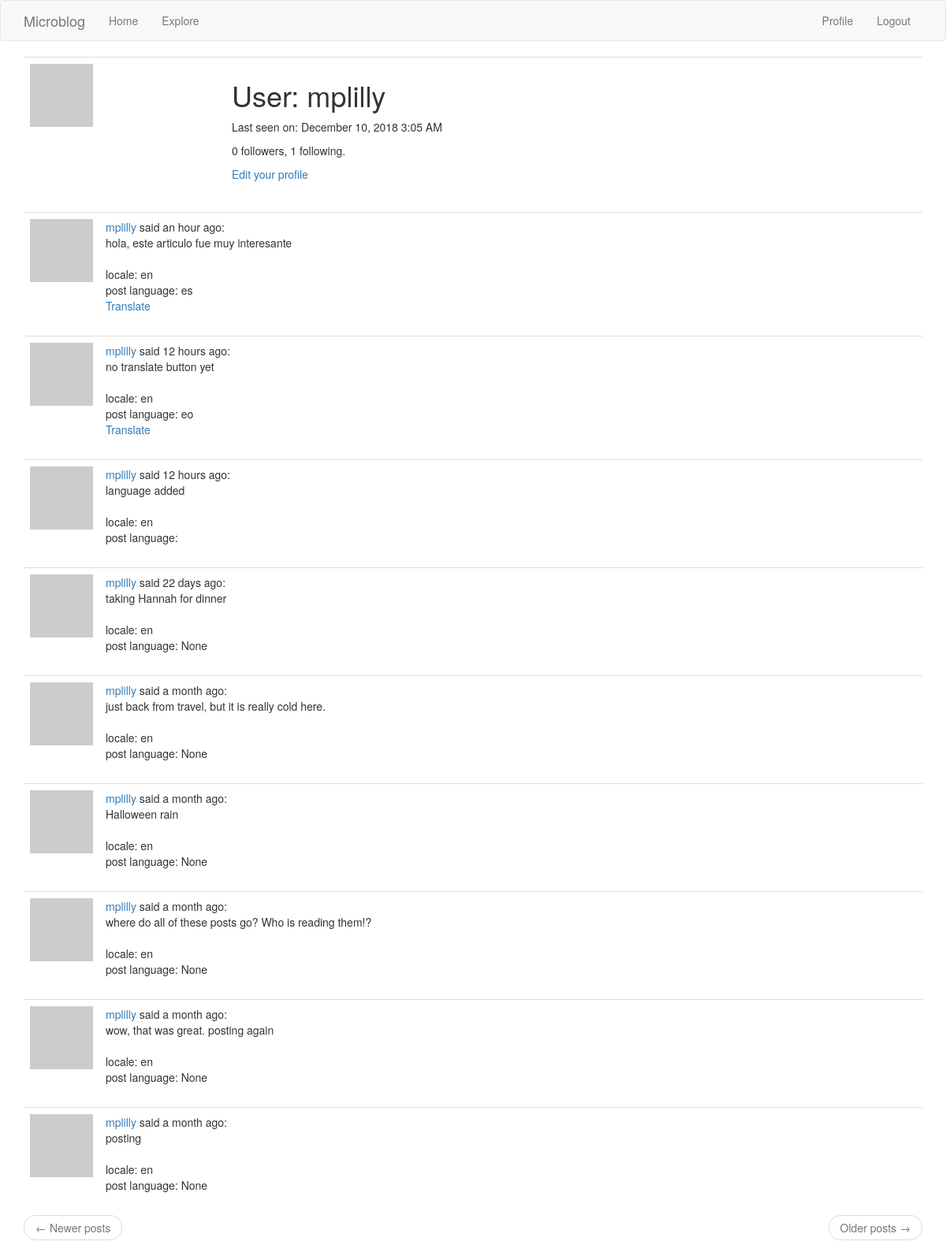
/user/mplilly (signed in), run on the app's committed database.
### app/models.py (models this page shows, shortened)
class User(UserMixin, db.Model):
    id = db.Column(db.Integer, primary_key=True)
    username = db.Column(db.String(64), index=True, unique=True)
    email = db.Column(db.String(120), index=True, unique=True)
    password_hash = db.Column(db.String(128))
    posts = db.relationship('Post', backref='author', lazy='dynamic')
    about_me = db.Column(db.String(140))
    last_seen = db.Column(db.DateTime, default=datetime.utcnow)
    followed = db.relationship(
        'User', secondary=followers,
        primaryjoin=(followers.c.follower_id == id),
        secondaryjoin=(followers.c.followed_id == id),
        backref=db.backref('followers', lazy='dynamic'), lazy='dynamic')
    def avatar(self, size):
        digest = md5(self.email.lower().encode('utf-8')).hexdigest()
        return 'https://www.gravatar.com/avatar/{}?d=identicon&s={}'.format(digest, size)

class Post(db.Model):
    id = db.Column(db.Integer, primary_key=True)
    body = db.Column(db.String(140))
    timestamp = db.Column(db.DateTime, index=True, default=datetime.utcnow)
    user_id = db.Column(db.Integer, db.ForeignKey('user.id'))
    language = db.Column(db.String(5))

### app/routes.py (the view)
@app.route('/user/<username>')
@login_required
def user(username):
    user = User.query.filter_by(username=username).first_or_404()
    page = request.args.get('page', 1, type=int)
    posts = user.posts.order_by(Post.timestamp.desc()).paginate(
        page, app.config['POSTS_PER_PAGE'], False)
    next_url = url_for('user', username=user.username, page=posts.next_num) \
            if posts.has_next else None
    prev_url = url_for('user', username=user.username, page=posts.prev_num) \
            if posts.has_prev else None
    return render_template('user.html', user=user, posts=posts.items,
                          next_url=next_url, prev_url=prev_url)

### app/models.py (called while the page is built)
@login.user_loader
def load_user(id):
    return User.query.get(int(id))

### app/routes.py (called while the page is built)
@app.before_request
def before_request():
    g.locale = str(get_locale())

@app.before_request
def before_request():
    if current_user.is_authenticated:
        current_user.last_seen = datetime.utcnow()
        db.session.commit()

### app/templates/user.html (shortened to what this page needs)
{% extends "base.html" %}
{% block app_content %}
    <table class="table table-hover">
        <tr>
            <td width="256px"><img src="{{ user.avatar(256) }}"></td>
            <td>
                <h1>User: {{ user.username }}</h1>
                {% if user.last_seen %}
                <p>Last seen on: {{ moment(user.last_seen).format('LLL') }}</p>
                {% endif %}
                <p>{{ user.followers.count() }} followers, {{ user.followed.count() }} following.</p>
                {% if user == current_user %}
                <p><a href="{{ url_for('edit_profile') }}">Edit your profile</a></p>
                {% endif %}
            </td>
        </tr>
    </table>
    {% for post in posts %}
        {% include '_post.html' %}
    {% endfor %}
    <nav aria-label="...">
        <ul class="pager">
            <li class="previous{% if not prev_url %} disabled{% endif %}">
                <a href="{{ prev_url or '#' }}">
                    <span aria-hidden="true">&larr;</span> Newer posts
                </a>
            </li>
            <li class="next{% if not next_url %} disabled{% endif %}">
                <a href="{{ next_url or '#' }}">
                    Older posts <span aria-hidden="true">&rarr;</span>
                </a>
            </li>
        </ul>
    </nav>
{% endblock %}

### app/templates/_post.html
<table class="table table-hover">
    <tr>
        <td width="70px">
            <a href="{{ url_for('user', username=post.author.username) }}">
                <img src="{{ post.author.avatar(36) }}" />
        </td>
        <td>
            <a href="{{ url_for('user', username=post.author.username) }}">
                {{ post.author.username }}
            </a>
            said {{ moment(post.timestamp).fromNow() }}:
            <br>
			<span id="post{{ post.id }}">{{ post.body }}</span>
			<br><br>
			locale: {{ g.locale }}
			<br>
			post language: {{ post.language }}
			{% if post.language and post.language != g.locale %}
			<br>
			<span id="translation{{ post.id }}">
				<a href="javascript:translate(
					'#post{{ post.id }}',
					'#translation{{ post.id }}',
					'{{ post.language }}',
					'{{ g.locale }}');">{{ 'Translate' }}</a>
			</span>
			{% endif %}
        </td>
    </tr>
</table>

### data on the page
User: username "mplilly", last_seen "December 10, 2018 3:05 AM"
Post: author.username "mplilly", timestamp "an hour ago", body "hola, este articulo fue muy interesante", locale "en", language "es", value "Translate"
Post: author.username "mplilly", timestamp "12 hours ago", body "no translate button yet", locale "en", language "eo", value "Translate"
Post: author.username "mplilly", timestamp "12 hours ago", body "language added", locale "en"
Post: author.username "mplilly", timestamp "22 days ago", body "taking Hannah for dinner", locale "en", language "None"
Post: author.username "mplilly", timestamp "a month ago", body "just back from travel, but it is really cold here.", locale "en", language "None"
Post: author.username "mplilly", timestamp "a month ago", body "Halloween rain", locale "en", language "None"
Post: author.username "mplilly", timestamp "a month ago", body "where do all of these posts go? Who is reading them!?", locale "en", language "None"
Post: author.username "mplilly", timestamp "a month ago", body "wow, that was great. posting again", locale "en", language "None"
Post: author.username "mplilly", timestamp "a month ago", body "posting", locale "en", language "None"

### other printed values
{{ user.followers.count() }} "0"
{{ user.followed.count() }} "1"
